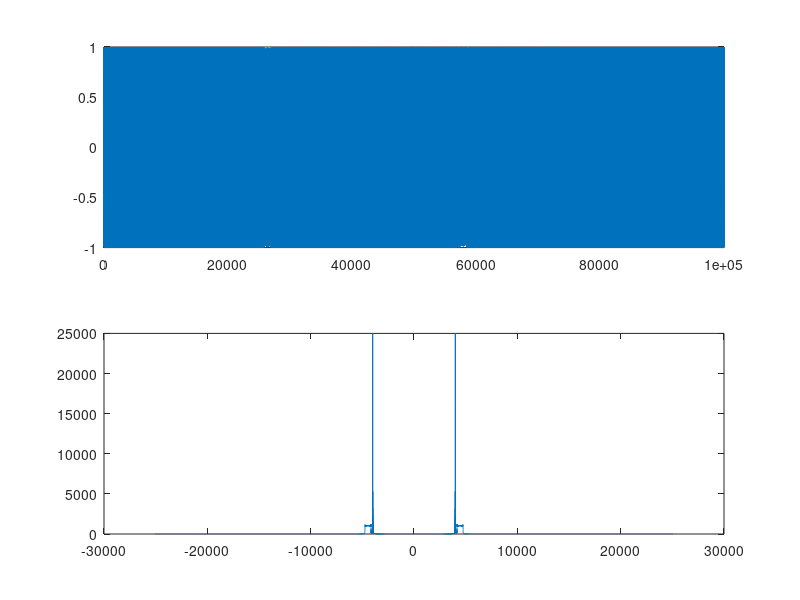
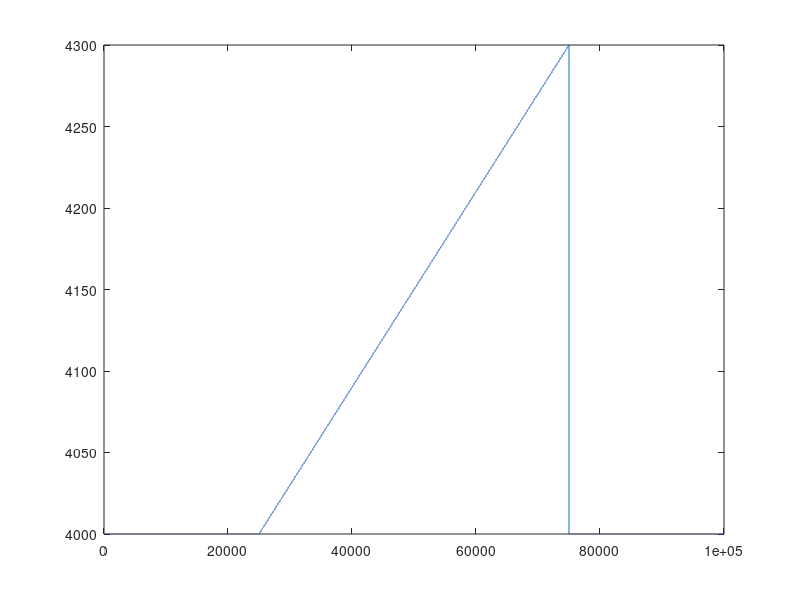

These charts were generated, in order, by the following MATLAB code:
clc
clear
close all

%% 
L=100000;
%fc=2e3*(0.5:1/L:1.5-1/L);
%fc=1.5e3*(1:1/L:2-1/L);
fc1=10e3;
fs=50e3;
t=(0:L-1)/fs;
fc=4e3*ones(1,L);
fc(round(1/4*L):round(3/4*L))=3e2*t(round(1):round(2/4*L+1))+4e3;
%fc(round(3/4*L):round(4/4*L))=4300;
%x=exp(j*2*pi*fc.*t+j*2*pi*fc1*t);
x=sin(2*pi*fc.*t);
X=fftshift(fft(x));
ff=(-L/2:L/2-1)*(fs/L);

figure
subplot(2,1,1)
plot(x)
subplot(2,1,2)
plot(ff,abs(X))

figure
plot(fc)

